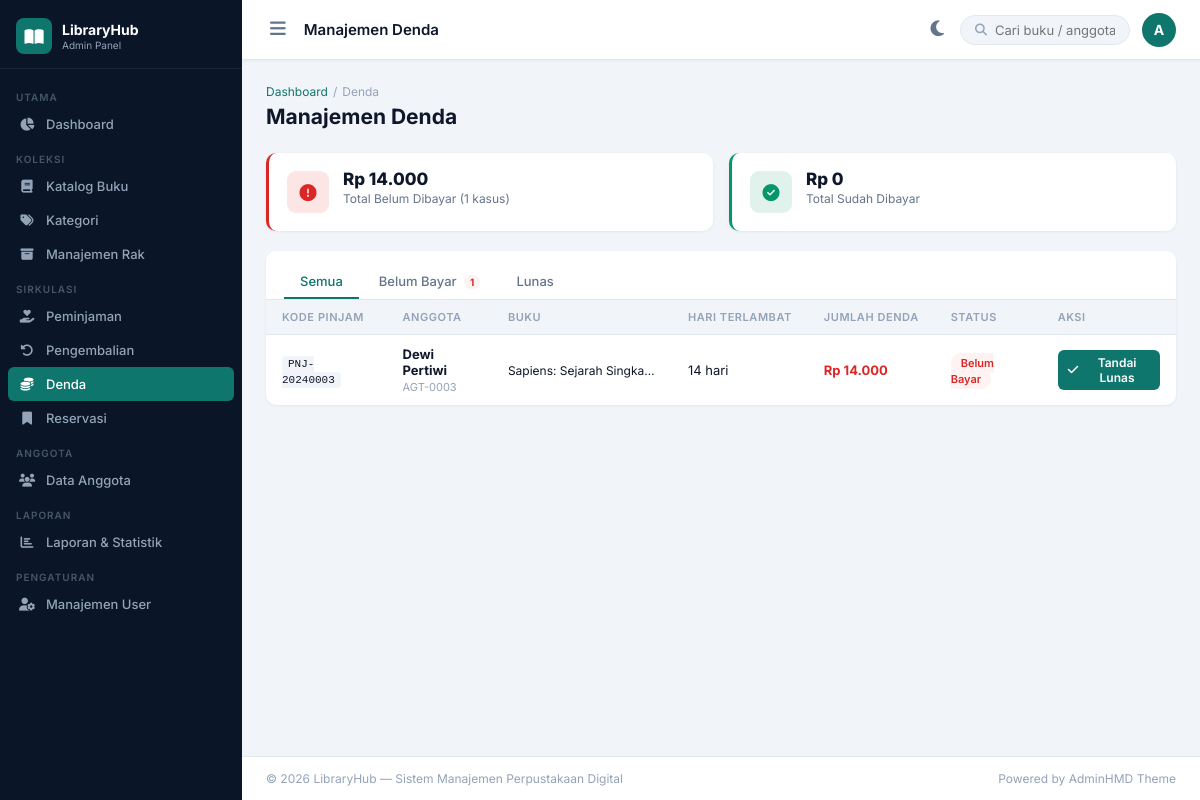
/pages/denda.php (signed in), run on the app's committed database.
### tables this page shows
CREATE TABLE denda (
    id INT AUTO_INCREMENT PRIMARY KEY,
    peminjaman_id INT NOT NULL UNIQUE,
    jumlah INT NOT NULL DEFAULT 0,
    denda_per_hari INT DEFAULT 1000,
    hari_terlambat INT DEFAULT 0,
    status ENUM('belum_bayar','sudah_bayar') DEFAULT 'belum_bayar',
    tgl_bayar DATE,
    dibayar_ke INT,
    catatan VARCHAR(255),
    created_at TIMESTAMP DEFAULT CURRENT_TIMESTAMP,
    FOREIGN KEY (peminjaman_id) REFERENCES peminjaman(id),
    FOREIGN KEY (dibayar_ke) REFERENCES users(id) ON DELETE SET NULL
);

CREATE TABLE peminjaman (
    id INT AUTO_INCREMENT PRIMARY KEY,
    kode_pinjam VARCHAR(20) NOT NULL UNIQUE,
    anggota_id INT NOT NULL,
    petugas_id INT,
    tgl_pinjam DATE NOT NULL,
    tgl_kembali_rencana DATE NOT NULL,
    tgl_kembali_aktual DATE,
    status ENUM('dipinjam','dikembalikan','terlambat','hilang') DEFAULT 'dipinjam',
    denda INT DEFAULT 0,
    catatan TEXT,
    created_at TIMESTAMP DEFAULT CURRENT_TIMESTAMP,
    FOREIGN KEY (anggota_id) REFERENCES anggota(id),
    FOREIGN KEY (petugas_id) REFERENCES users(id) ON DELETE SET NULL
);

CREATE TABLE anggota (
    id INT AUTO_INCREMENT PRIMARY KEY,
    no_anggota VARCHAR(20) NOT NULL UNIQUE,
    user_id INT,
    nama VARCHAR(100) NOT NULL,
    nik VARCHAR(20),
    tempat_lahir VARCHAR(50),
    tgl_lahir DATE,
    jenis_kelamin ENUM('L','P'),
    alamat TEXT,
    no_hp VARCHAR(20),
    email VARCHAR(100),
    jenis_anggota ENUM('siswa','mahasiswa','umum','guru','dosen') DEFAULT 'umum',
    instansi VARCHAR(100),
    tgl_daftar DATE DEFAULT (CURDATE()),
    tgl_aktif_sampai DATE,
    foto VARCHAR(255),
    status ENUM('aktif','nonaktif','ditangguhkan') DEFAULT 'aktif',
    created_at TIMESTAMP DEFAULT CURRENT_TIMESTAMP,
    FOREIGN KEY (user_id) REFERENCES users(id) ON DELETE SET NULL
);

### includes/config.php (called while the page is built, shortened)
<?php
function rupiah(int $n): string {
    return 'Rp ' . number_format($n, 0, ',', '.');
}

### includes/auth.php (called while the page is built, shortened)
<?php
require_once __DIR__ . '/config.php';
function e(mixed $s): string { return htmlspecialchars((string)$s, ENT_QUOTES, 'UTF-8'); }

### pages/denda.php (the view, shortened to what this page needs)
<?php
require_once __DIR__.'/../includes/header.php';
$db=getDB();
$fStatus=$_GET['status']??'';
$where=['1=1']; $params=[];
$ws=implode(' AND ',$where);
$rows=$db->prepare("
    SELECT d.*,p.kode_pinjam,p.tgl_kembali_rencana,p.tgl_kembali_aktual,
           a.nama AS anggota_nama,a.no_anggota,
           GROUP_CONCAT(b.judul SEPARATOR ', ') AS judul_buku
    FROM denda d
    JOIN peminjaman p ON p.id=d.peminjaman_id
    JOIN anggota a ON a.id=p.anggota_id
    JOIN peminjaman_detail pd ON pd.peminjaman_id=p.id
    JOIN buku b ON b.id=pd.buku_id
    WHERE $ws GROUP BY d.id ORDER BY d.created_at DESC
");
$rows->execute($params); $rows=$rows->fetchAll();
$totalBelum=$db->query("SELECT COALESCE(SUM(jumlah),0) FROM denda WHERE status='belum_bayar'")->fetchColumn();
$totalLunas=$db->query("SELECT COALESCE(SUM(jumlah),0) FROM denda WHERE status='sudah_bayar'")->fetchColumn();
$countBelum=$db->query("SELECT COUNT(*) FROM denda WHERE status='belum_bayar'")->fetchColumn();
?>
<div class="page-header">
  <div>
    <div class="breadcrumb"><a href="../index.php">Dashboard</a><span class="sep">/</span> Denda</div>
    <h1 class="page-title">Manajemen Denda</h1>
  </div>
</div>
<div class="stat-grid" style="margin-bottom:20px">
  <div class="stat-card" style="--accent:#dc2626">
    <div class="stat-icon"><i class="fas fa-exclamation-circle"></i></div>
    <div class="stat-body"><div class="stat-value" style="font-size:17px"><?=rupiah((int)$totalBelum)?></div><div class="stat-label">Total Belum Dibayar (<?=$countBelum?> kasus)</div></div>
  </div>
  <div class="stat-card" style="--accent:#059669">
    <div class="stat-icon"><i class="fas fa-check-circle"></i></div>
    <div class="stat-body"><div class="stat-value" style="font-size:17px"><?=rupiah((int)$totalLunas)?></div><div class="stat-label">Total Sudah Dibayar</div></div>
  </div>
</div>
<div class="card">
  <div class="tab-bar">
    <a href="denda.php" class="tab <?=!$fStatus?'active':''?>">Semua</a>
    <a href="denda.php?status=belum_bayar" class="tab <?=$fStatus==='belum_bayar'?'active':''?>">Belum Bayar <span class="tab-count err"><?=$countBelum?></span></a>
    <a href="denda.php?status=sudah_bayar" class="tab <?=$fStatus==='sudah_bayar'?'active':''?>">Lunas</a>
  </div>
  <div class="table-wrap">
    <table class="data-table">
      <thead><tr><th>Kode Pinjam</th><th>Anggota</th><th>Buku</th><th>Hari Terlambat</th><th>Jumlah Denda</th><th>Status</th><th>Aksi</th></tr></thead>
      <tbody>
        <?php foreach($rows as $r): ?>
        <tr>
          <td><code><?=e($r['kode_pinjam'])?></code></td>
          <td><strong><?=e($r['anggota_nama'])?></strong><br><span style="font-size:11px;color:var(--muted)"><?=e($r['no_anggota'])?></span></td>
          <td style="font-size:12px;max-width:180px;white-space:nowrap;overflow:hidden;text-overflow:ellipsis"><?=e($r['judul_buku'])?></td>
          <td><?=$r['hari_terlambat']?> hari</td>
          <td><strong style="color:#dc2626"><?=rupiah($r['jumlah'])?></strong></td>
          <td><span class="status-badge <?=$r['status']==='sudah_bayar'?'sb-ok':'sb-err'?>"><?=$r['status']==='sudah_bayar'?'Lunas':'Belum Bayar'?></span></td>
          <td>
            <?php if($r['status']==='belum_bayar'): ?>
            <form method="POST" onsubmit="return confirm('Tandai denda ini sudah dibayar?')">
              <button type="submit" class="btn btn-primary btn-sm"><i class="fas fa-check"></i> Tandai Lunas</button>
            </form>
            <?php else: ?>
            <span style="font-size:12px;color:var(--muted)"><?=$r['tgl_bayar']?date('d M Y',strtotime($r['tgl_bayar'])):'-'?></span>
            <?php endif; ?>
          </td>
        </tr>
        <?php endforeach; if(empty($rows)): ?><tr><td colspan="7" style="text-align:center;padding:30px;color:var(--muted)">Tidak ada data denda</td></tr><?php endif; ?>
      </tbody>
    </table>
  </div>
</div>
<?php require_once __DIR__.'/../includes/footer.php'; ?>

### assets/css/style.css (style rules this page uses)
*, *::before, *::after { box-sizing: border-box; margin: 0; padding: 0; }
:root { --primary: #0f766e; --primary-light: #14b8a6; --primary-dark: #0d5c57; --sidebar-bg: #0a1628; --sidebar-hover: #112240; --sidebar-active: #0f766e; --sidebar-text: #94a3b8; --sidebar-dim: #475569; --bg: #f1f5f9; --card: #fff; --topbar: #fff; --text: #0f172a; --text2: #64748b; --muted: #94a3b8; --border: #e2e8f0; --shadow: 0 1px 3px rgba(0, 0, 0, 0.06); --shadow-md: 0 4px 12px rgba(0, 0, 0, 0.08); --sidebar-w: 242px; --topbar-h: 60px; --r: 10px; --r-sm: 6px; }
html { font-size: 14px; }
body { font-family: "Inter", sans-serif; background: var(--bg); color: var(--text); display: flex; min-height: 100vh; overflow-x: hidden; }
.page-header { display: flex; align-items: flex-start; justify-content: space-between; margin-bottom: 24px; gap: 12px; flex-wrap: wrap; }
.page-title { font-size: 21px; font-weight: 700; }
.breadcrumb { display: flex; align-items: center; gap: 5px; font-size: 12px; color: var(--muted); margin-bottom: 5px; }
.breadcrumb a { color: var(--primary); text-decoration: none; }
.breadcrumb .sep { color: var(--muted); }
.btn { display: inline-flex; align-items: center; gap: 6px; padding: 8px 16px; border-radius: var(--r-sm); font-size: 13px; font-weight: 600; cursor: pointer; border: none; transition: all 0.15s; text-decoration: none; font-family: inherit; }
.btn-primary { background: var(--primary); color: #fff; }
.btn-sm { padding: 5px 10px; font-size: 12px; }
.stat-grid { display: grid; grid-template-columns: repeat(auto-fit, minmax(200px, 1fr)); gap: 16px; margin-bottom: 24px; }
.stat-card { background: var(--card); border-radius: var(--r); padding: 18px; box-shadow: var(--shadow); display: flex; align-items: flex-start; gap: 14px; border-left: 3px solid var(--accent, var(--primary)); }
.stat-icon { width: 42px; height: 42px; border-radius: 9px; background: color-mix(in srgb, var(--accent, var(--primary)) 12%, white); color: var(--accent, var(--primary)); display: flex; align-items: center; justify-content: center; font-size: 17px; flex-shrink: 0; }
.stat-body { flex: 1; }
.stat-value { font-size: 26px; font-weight: 800; line-height: 1; color: var(--text); }
.stat-label { font-size: 12px; color: var(--text2); margin-top: 3px; }
.card { background: var(--card); border-radius: var(--r); box-shadow: var(--shadow); overflow: hidden; margin-bottom: 20px; }
.table-wrap { overflow-x: auto; }
.data-table { width: 100%; border-collapse: collapse; font-size: 13px; }
.data-table th { text-align: left; font-weight: 600; font-size: 11px; text-transform: uppercase; letter-spacing: 0.05em; color: var(--muted); padding: 10px 16px; border-bottom: 1px solid var(--border); background: var(--bg); white-space: nowrap; }
.data-table td { padding: 11px 16px; border-bottom: 1px solid #f1f5f9; vertical-align: middle; }
.data-table tr:last-child td { border-bottom: none; }
.data-table code { background: var(--bg); padding: 2px 6px; border-radius: 4px; font-size: 11px; }
.status-badge { font-size: 11px; font-weight: 600; padding: 3px 10px; border-radius: 20px; }
.sb-err { background: #fef2f2; color: #dc2626; }
.tab-bar { display: flex; gap: 4px; padding: 14px 18px 0; border-bottom: 1px solid var(--border); background: var(--card); margin-bottom: 0; overflow-x: auto; }
.tab { padding: 8px 16px; font-size: 13px; font-weight: 500; color: var(--text2); text-decoration: none; border-bottom: 2px solid transparent; white-space: nowrap; transition: all 0.15s; }
.tab.active { color: var(--primary); border-bottom-color: var(--primary); }
.tab-count { font-size: 10px; font-weight: 700; padding: 1px 6px; border-radius: 20px; background: #f1f5f9; color: var(--text2); margin-left: 4px; }
.tab-count.err { background: #fef2f2; color: #dc2626; }

### data on the page
denda: peminjaman.kode_pinjam "PNJ-20240003", anggota.nama "Dewi Pertiwi", anggota.no_anggota "AGT-0003", judul_buku "Sapiens: Sejarah Singka…", hari_terlambat "14", jumlah "Rp 14.000", status "Belum Bayar"

### other printed values
$user['role'] "Admin"
$pageTitle "Manajemen Denda"
substr($user['nama'],0,1) "A"
rupiah((int)$totalBelum) "Rp 14.000"
$countBelum "1"
rupiah((int)$totalLunas) "Rp 0"
